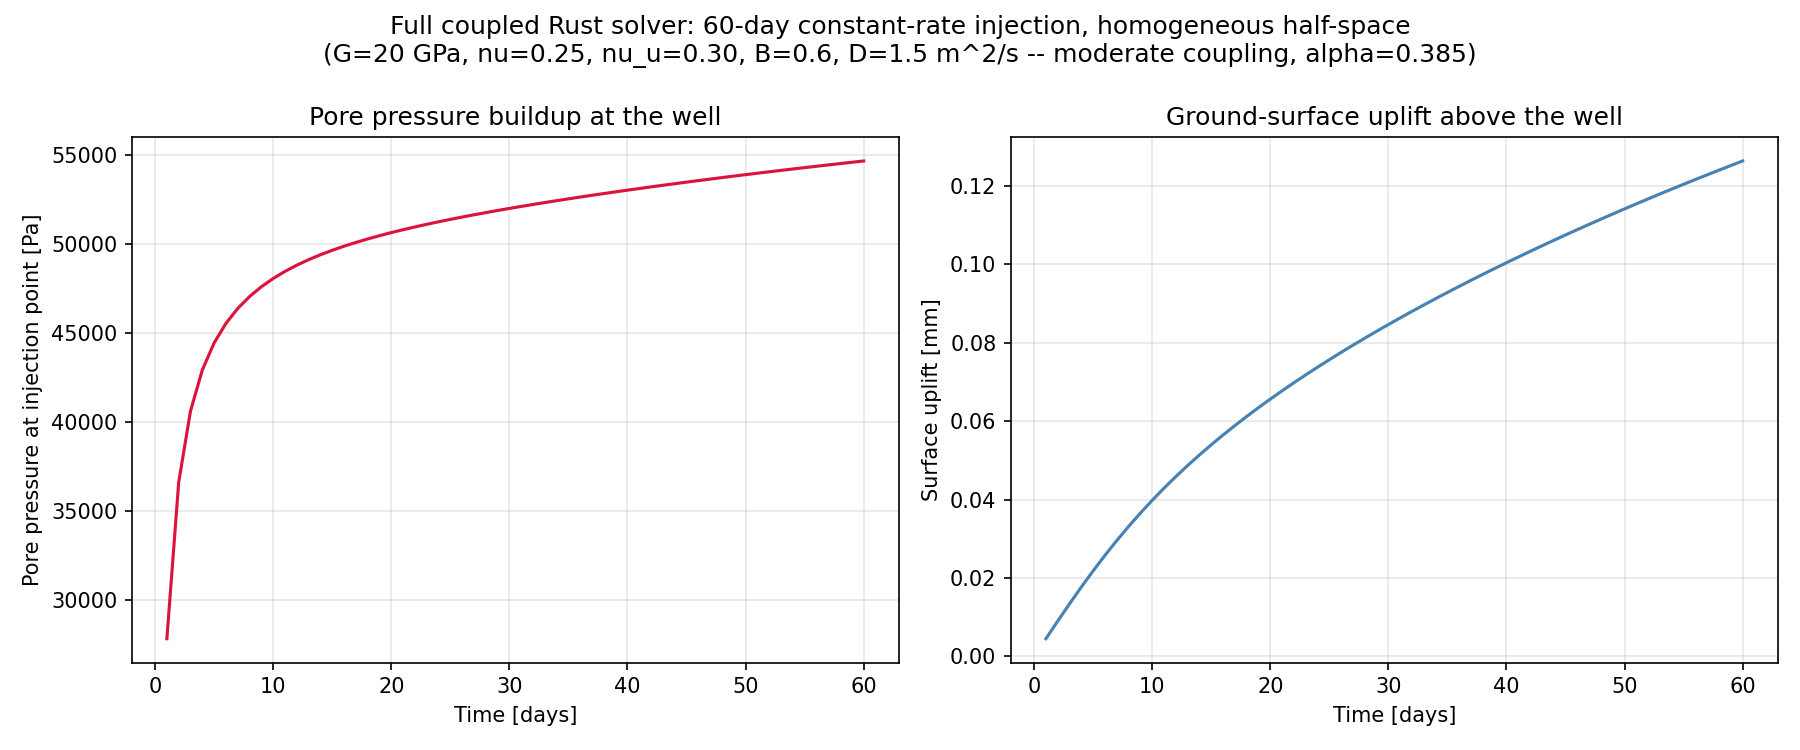

Reproduce this figure in Python.
import csv
import matplotlib.pyplot as plt

t, p_well, uz = [], [], []
with open("../poroelastic_solver/injection_timeseries.csv") as f:
    reader = csv.DictReader(f)
    for row in reader:
        t.append(float(row["time_days"]))
        p_well.append(float(row["p_at_well_Pa"]))
        uz.append(-float(row["uz_surface_above_well_m"]) * 1000.0)  # -uz: uplift positive, m -> mm

fig, axes = plt.subplots(1, 2, figsize=(12, 5))

axes[0].plot(t, p_well, color="crimson")
axes[0].set_xlabel("Time [days]")
axes[0].set_ylabel("Pore pressure at injection point [Pa]")
axes[0].set_title("Pore pressure buildup at the well")
axes[0].grid(alpha=0.3)

axes[1].plot(t, uz, color="steelblue")
axes[1].set_xlabel("Time [days]")
axes[1].set_ylabel("Surface uplift [mm]")
axes[1].set_title("Ground-surface uplift above the well")
axes[1].grid(alpha=0.3)

fig.suptitle("Full coupled Rust solver: 60-day constant-rate injection, homogeneous half-space\n"
             "(G=20 GPa, nu=0.25, nu_u=0.30, B=0.6, D=1.5 m^2/s -- moderate coupling, alpha=0.385)")
fig.tight_layout()
fig.savefig("plot3_full_coupled_solver.png", dpi=150)
print("wrote plot3_full_coupled_solver.png")
